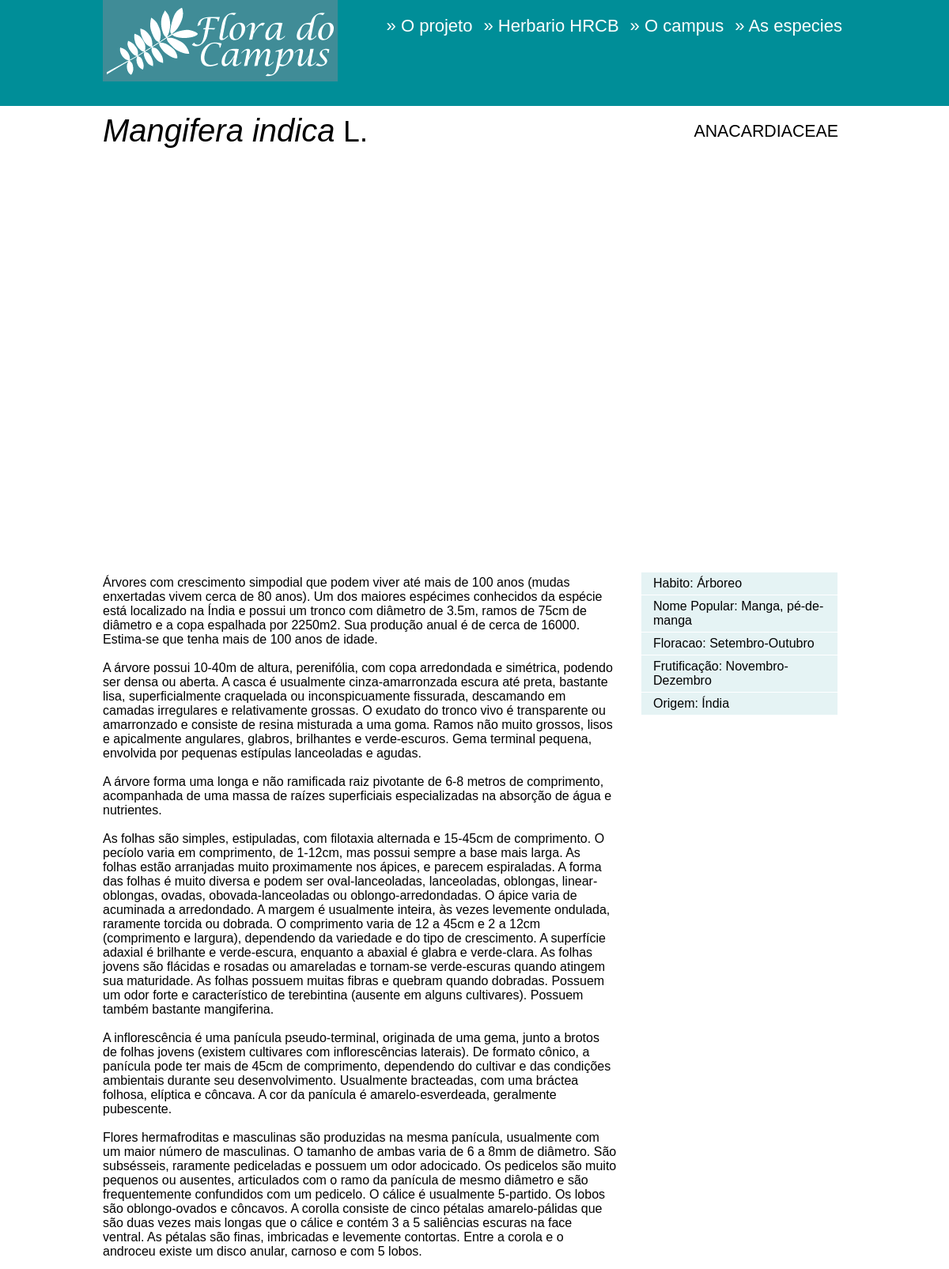
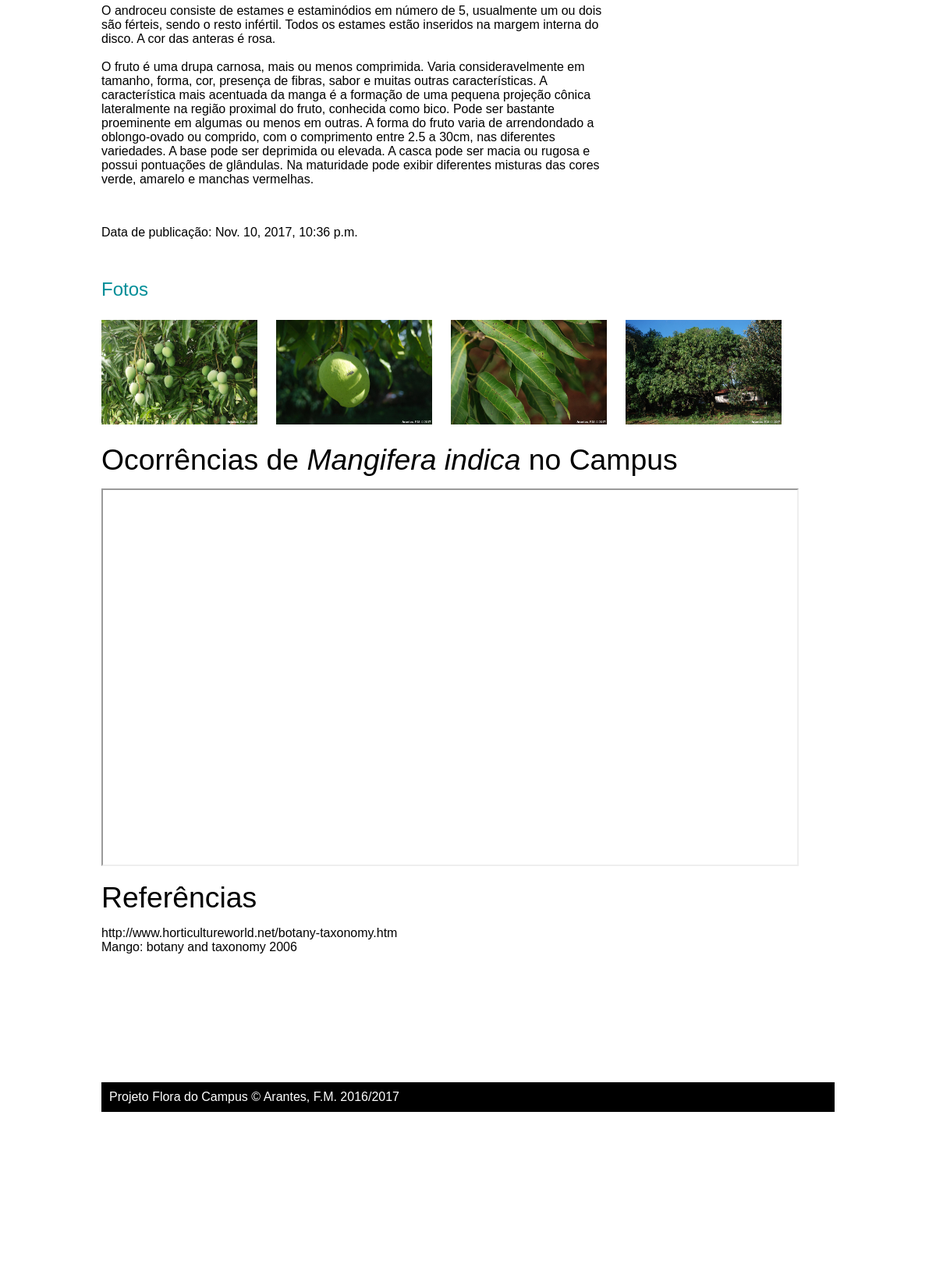
Screenshot of /post/9/ with the database file from the repository (2 pictures, top to bottom).
### flora/models.py (models this page shows, shortened)
class Post(models.Model):
    author = models.ForeignKey('auth.User')
    title = models.CharField(max_length=200)
    familia = models.CharField(max_length=300)
    genero = models.CharField(max_length=300)
    especie = models.CharField(max_length=300)
    autor = models.CharField(max_length=300)
    texto = models.TextField()
    habito = models.CharField(max_length=300)
    vernacular = models.CharField(max_length=300)
    floracao = models.CharField(max_length=300)
    frutificacao = models.CharField(max_length=300)
    origem = models.CharField(max_length=300)
    mapa = models.TextField()
    referencias = models.TextField()
    created_date = models.DateTimeField(
            default=timezone.now)
    published_date = models.DateTimeField(
            blank=True, null=True)
    def endereco_imagem(self, foto=1):
        return 'imagens/{0}-{1}/{0}-{1}-{2}.jpg'.format(self.genero, self.especie, foto)
    def todas_imagens(self):
        pasta_do_genero = 'imagens/{}-{}'.format(self.genero, self.especie)
        caminho_completo_da_pasta = '{}/{}'.format(settings.STATIC_ROOT,pasta_do_genero)
        if not os.path.exists(caminho_completo_da_pasta):
            return []
        imagens_encontradas = []
        for img in os.listdir  (caminho_completo_da_pasta):
            if not img.startswith('ico'):
               img_dict = {}
               img_dict['img'] = '{}/{}'.format(pasta_do_genero, img)
               img_dict['ico'] = '{}/ico-{}'.format(pasta_do_genero, img)
               imagens_encontradas.append(img_dict)
        return imagens_encontradas

### flora/views.py (the view)
# urls.py: url(r'^post/(?P<pk>[0-9]+)/$', views.post_detail),
def post_detail(request, pk):
    post = get_object_or_404(Post, pk=pk)
    return render(request, 'flora/post_detail.html', {'post': post})

### flora/templates/flora/post_detail.html (shortened to what this page needs)
{% extends 'flora/base.html' %}
{% load static %}
{% block content %}
    <div id="title">
      <div>
          <h1><em>{{ post.genero }} {{ post.especie }}</em> {{ post.autor }}</h1>
          <h2>{{ post.familia }}</h2>
      </div>
    </div>
    <div id="big-image" style="background: url({% static post.endereco_imagem %}) no-repeat center center fixed; ">
    </div>
    <div id="information">
      <div>
          <ul>
            <li>Habito: {{ post.habito }}</li>
            <li>Nome Popular: {{ post.vernacular }}</li>
            <li>Floracao: {{ post.floracao }}</li>
            <li>Frutificação: {{ post.frutificacao }}</li>
            <li>Origem: {{ post.origem }} </li>
          </ul>
        <p>
          {{ post.texto|linebreaksbr }}
        </p>
        {% if post.published_date %}
        <p>
          Data de publicação: {{ post.published_date }}
        </p>
        {% endif %}
      </div>
    </div>
<div id="photos">
<div>
<h1>Fotos</h1>
<ul>
{% for img_dict in post.todas_imagens %}
<li>
<a class="example-image-link" href="{% static img_dict.img %}" data-lightbox="example-set" data-title="">
<img class="example-image" src="{% static img_dict.img %}" width="200px" height="134px">
</a>
</li>
{% endfor %}
</ul>
</div>
</div>
    <div id="map">
      <div>
        <h1>Ocorrências de <em>{{ post.genero }} {{ post.especie }}</em> no Campus</h1>
<iframe src="https://www.google.com/maps/d/embed?mid={{ post.mapa }}" width="890" height="480"></iframe>
      </div>
    </div>
  <div id="reference">
      <div>
        <h1>Referências</h1>
          <p>{{ post.referencias|linebreaksbr }}</p>
      </div>
    </div>
{% endblock %}

### flora/templates/flora/base.html (shortened to what this page needs)
{% load staticfiles %}
<!DOCTYPE html>
<html>
  <head>
	<link rel="stylesheet" href="{% static 'css/flora.css' %}">
  <link rel="stylesheet" href="{% static 'css/lightbox.min.css' %}">
  </head>
  <body>
    <div id="header">
      <div>
        <img src="{% static 'imagens/logo-flora-do-campus.png' %}">
          <ul>
            <li><a href="projeto.html">O projeto</a></li>
            <li><a href="hrcb.html">Herbario HRCB</a></li>
            <li><a href="">O campus</a></li>
            <li><a href="{% url 'flora.views.post_list' %}">As especies</a></li>
          </ul>
      </div>
    </div>
      {% block content %}
      {% endblock %}
    <div id="footer" style="background: url({% static post.endereco_imagem %}) no-repeat center center fixed; ">
      <div>
         <ul>
            <li><a href="projeto.html">O projeto</a></li>
            <li><a href="hrcb.html">Herbario HRCB</a></li>
            <li><a href="">O campus</a></li>
            <li><a href="{% url 'flora.views.post_list' %}">As especies</a></li>
          </ul>
      </div>
      <div><p>Projeto Flora do Campus &copy; Arantes, F.M. 2016/2017</p></div>
    </div>
  </body>
</html>

### flora/static/css/flora.css (style rules this page uses)
* { margin: 0; padding: 0; font-weight: normal; }
h1 { font-family: sans-serif; font-size: 28pt; font-weight: normal; margin-top: 15px; margin-bottom: 15px; }
h2 { font-family: sans-serif; font-size: 16pt; font-weight: normal; }
#header { height: 134px; background-color: #008e98; }
#header div { max-width: 940px; margin: 0 auto; padding: 0 10px; clear: both; }
#header div img { float: left; }
#header div ul { display: inline-block; float: right; margin: 0; padding: 20px 0; text-align: right; }
#header div ul li { color: #fff; display: inline; padding: 0 5px; }
#header div ul li a { font-family: sans-serif; font-size: 22px; text-decoration: none; color: #fff; }
#header div ul li a:before { content: "\0BB \020"; }
#title { background-color: #fff; font-family: Verdana, sans-serif; }
#title div { max-width: 940px; margin: 0 auto; padding: 0 10px; clear: both; }
#title div h1 { font-size: 28pt; float: left; margin-top: 9px; }
#title div h1 em { font-size: 30pt; }
#title div h2 { float: right; margin-top: 20px; margin-right: 10px; text-transform: uppercase; }
#big-image { clear: both; height: 500px; -webkit-background-size: cover; -moz-background-size: cover; -o-background-size: cover; background-size: cover; }
#information div { max-width: 940px; margin: 0 auto; padding: 0 10px; clear: both; }
#information div p { font-family: Verdana, sans-serif; font-size: 12pt; width: 650px; margin-top: 9px; display: inline-block; margin-top: 25px; margin-bottom: 25px; }
#information div ul { display: inline-block; width: 250px; margin-top: 20px; margin-right: 10px; float: right; }
#information div ul li { font-family: Verdana, sans-serif; font-size: 12pt; list-style: none; background-color: #e5f3f4; padding: 5px 5px 5px 15px; margin: 1px; }
#photos div { max-width: 940px; margin: 0 auto; padding: 0 10px; clear: both; }
#photos div h1 { font-family: Verdana, sans-serif; font-size: 18pt; width: 650px; margin-top: 9px; display: inline-block; margin-top: 25px; margin-bottom: 25px; color: #008e98; clear: both; }
#photos div ul { float: left; width: 900px; }
#photos div ul li { display: inline; list-style: none; padding: 0; margin: 0; }
#photos div ul li a { text-decoration: none; }
#photos div ul li img { margin: 0 20px 20px 0; }
#map { clear: both; }
#map div { max-width: 940px; margin: 0 auto; padding: 0 10px; clear: both; }
#reference div { clear: both; max-width: 940px; margin: 0 auto; padding: 0 10px; clear: both; }
#reference div p { font-family: sans-serif; font-size: 12pt; margin-bottom: 10px; }
#footer { height: 400px; background-color: #696969; clear: both; padding-top: 10px; }
#footer div { max-width: 940px; margin: 0 auto; padding: 0 10px; clear: both; }
#footer div p { padding: 10px; font-family: sans-serif; font-size: 12pt; color: #fff; background-color: #000; }
#footer div ul { list-style-type: none; display: block; float: right; margin: 0; padding: 20px 0; text-align: right; }
#footer div ul li { color: #fff; padding: 0 5px; }
#footer div ul li a { font-family: sans-serif; font-size: 22px; text-decoration: none; color: #fff; }
#footer div ul li a:before { content: "\0BB \020"; }

### rows the page displays
Post: genero "Mangifera", especie "indica", autor "L.", familia "ANACARDIACEAE", genero+especie (picture), habito "Árboreo", vernacular "Manga, pé-de-manga", floracao "Setembro-Outubro", frutificacao "Novembro-Dezembro", origem "Índia", texto "Árvores com crescimento simpodial que podem viver até mais de 100 anos (mudas enxertadas vivem cerca de 80 anos). Um dos maiores espécimes conhecidos da espécie está localizado na Índia e possui um tronco com diâmetro de 3.5m, ramos de 75cm de diâmetro e a copa espalhada por 2250m2. Sua produção anual é de cerca de 16000. Estima-se que tenha mais de 100 anos de idade. A árvore possui 10-40m de altura, perenifólia, com copa arredondada e simétrica, podendo ser densa ou aberta. A casca é usualmente cinza-amarronzada escura até preta, bastante lisa, superficialmente craquelada ou inconspicuamente fissurada, descamando em camadas irregulares e relativamente grossas. O exudato do tronco vivo é…", published_date "Nov. 10, 2017, 10:36 p.m.", referencias "http://www.horticultureworld.net/botany-taxonomy.htm Mango: botany and taxonomy 2006"
